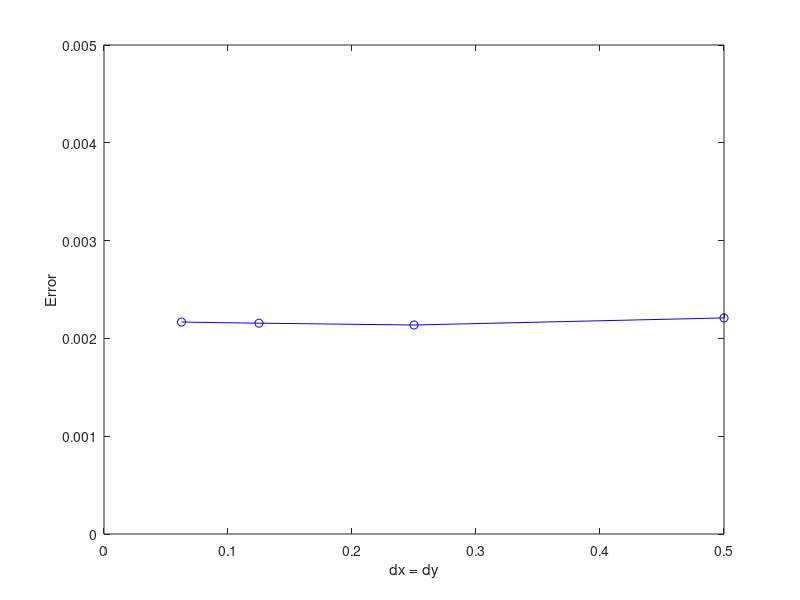
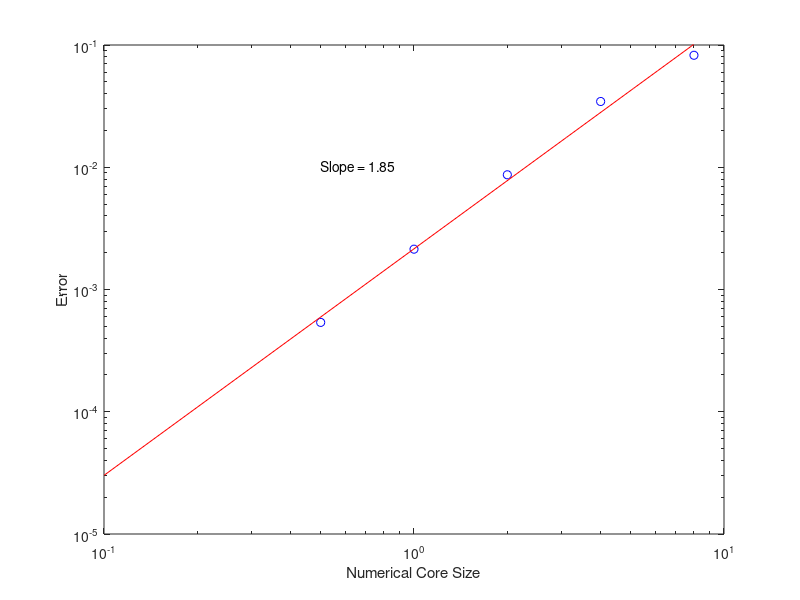
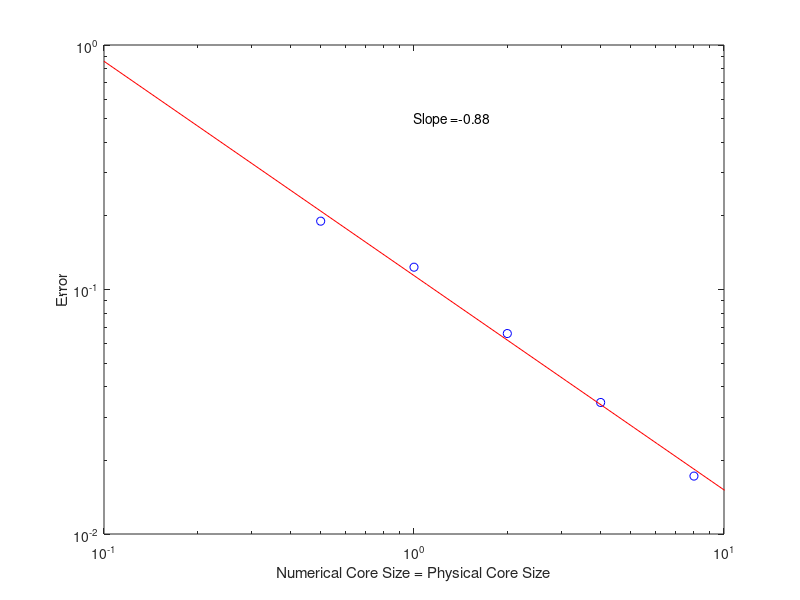
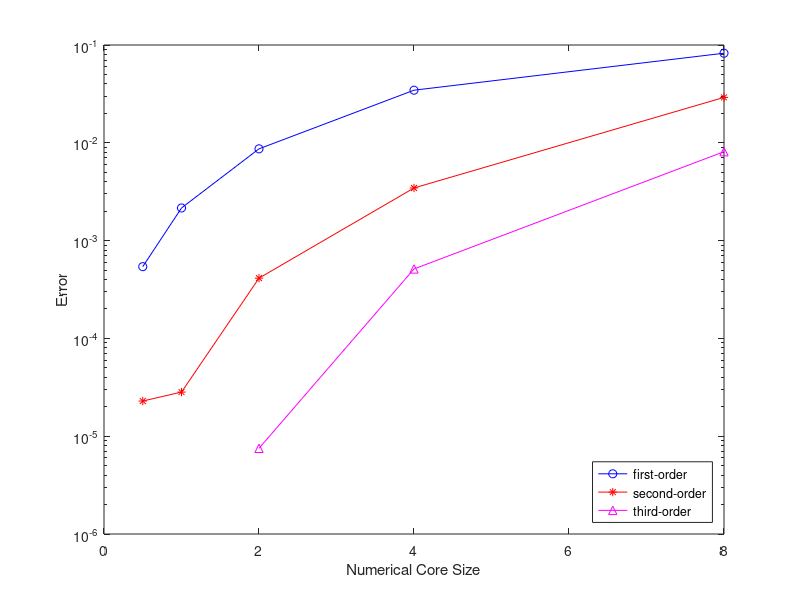

Reproduce these figures in MATLAB, in order.
%
% This script summarizes the results from the computational experiments
% on the effects of the numerical core size on the accuracy of the stress
% fields.
%
% For all of the results, the dislocation configuration is taken to be 
% an array of edge dislocations with Burgers vector in the (1,0,0) 
% direction and line direction in the (0,0,1) direction.  The array 
% ordered such that the normal to the plane of the dislocation array is 
% in the (1,0,0) direction.  The dislocation array is periodically 
% repeated in the x-direction.  The simulation cells is [-50,50]x[-40,40],
% which implies that the inter-dislocation spacing is 80 and the 
% distance between periodic images of the dislocation array is 100.
%
% NOTES on numerics:
% - All calculations are on a uniform grid with dx = dy.
% - The errors for the stress fields are only computed OUTSIDE of the 
%   physical core.
%
% Kevin T. Chu
% MAE, Princeton University
% 08/2007
%

clear;
format long;

% max error in sigma as a function of grid resolution
% - err = abs(err_sigma_xx) + abs(err_sigma_yy) + abs(err_sigma_xy)
% - fixed physical core size = 4
% - fixed numerical core size = 1
% - first-order delta function
dx  = [1, 0.5, 0.25, 0.125, 0.0625];
err_vary_dx = [0.047007178457961, ...
               0.002209366222708, ...
               0.002136971107087, ...
               0.002155556102371, ...
               0.002166998068433];
figure(1), clf;
plot(dx,err_vary_dx,'bo-');
axis([0 0.5 0 0.005]);
xlabel('dx = dy');
ylabel('Error');


% max error in sigma outside of physical core with fixed size as a 
% function of the numerical core size
% - err = abs(err_sigma_xx) + abs(err_sigma_yy) + abs(err_sigma_xy)
% - fixed dx = dy = 0.25
% - fixed physical core size = 4
% - first-order delta function
num_core_radius = [0.5, 1, 2, 4, 8];
err_vary_num_core = [5.381040695322851e-04, ...
                     0.002136971107087, ...
                     0.008677219835230, ...
                     0.034509006204891, ...
                     0.082416413759933];
P = polyfit(log(num_core_radius),log(err_vary_num_core),1);
figure(2), clf;
loglog(num_core_radius,err_vary_num_core,'bo');
hold on;
plot(1e-1:1:11, exp(P(1)*log(1e-1:1:11)+P(2)), 'r');
axis([1e-1 10 1e-5 0.1]);
text_string = sprintf('Slope =%5.2f', P(1));
text(0.5,0.01,text_string);
xlabel('Numerical Core Size');
ylabel('Error');


% max error in sigma as a function of the numerical core size with
% physical core equal to numerical core size
% - err = abs(err_sigma_xx) + abs(err_sigma_yy) + abs(err_sigma_xy)
% - fixed dx = dy = 0.25
% - physical core size = numerical core size
% - first-order delta function
num_core_radius = [0.5, 1, 2, 4, 8];
err_vary_core = [0.190322357065602, ...
                 0.123373903604078, ...
                 0.066057254865894, ...
                 0.034509006204891, ...
                 0.017253306456731];
P = polyfit(log(num_core_radius),log(err_vary_core),1);
figure(3), clf;
loglog(num_core_radius,err_vary_core,'bo');
hold on;
%plot(num_core_radius, exp(P(1)*log(num_core_radius)+P(2)), 'r');
%axis([0 8 1e-2 1]);
plot(1e-1:1:11, exp(P(1)*log(1e-1:1:11)+P(2)), 'r');
axis([1e-1 10 1e-2 1]);
text_string = sprintf('Slope =%5.2f', P(1));
text(1,0.5,text_string);
xlabel('Numerical Core Size = Physical Core Size');
ylabel('Error');


% max error in sigma outside of physical core with fixed size as a 
% function of the numerical core size for first-, second-, and 
% third-order smoothed delta functions
% - err = abs(err_sigma_xx) + abs(err_sigma_yy) + abs(err_sigma_xy)
% - fixed dx = dy = 0.125 (first- and second-order)
% - fixed dx = dy = 0.041667 (third-order)
% - fixed physical core size = 4
num_core_radius = [0.5, 1, 2, 4, 8];
err_delta_1 = [5.413797046938378e-04, ...
               0.002155556102371, ...
               0.008677100593490, ...
               0.034508921062433, ...
               0.082416414104439];
err_delta_2 = [2.288983050390715e-05, ...
               2.825462018584898e-05, ...
               4.131105989759552e-04, ...
               0.003452042777642, ...
               0.029121904172413];
num_core_radius_3 = [2, 4, 8];
err_delta_3 = [7.515807169598994e-06, ...
               5.129040433898726e-04, ...
               0.008110110648768];
figure(4), clf;
semilogy(num_core_radius,err_delta_1,'bo-');
hold on;
plot(num_core_radius,err_delta_2,'r*-');
plot(num_core_radius_3,err_delta_3,'m^-');
axis([0 8 1e-6 0.1]);
xlabel('Numerical Core Size');
ylabel('Error');
legend('first-order','second-order','third-order','location','southeast');

